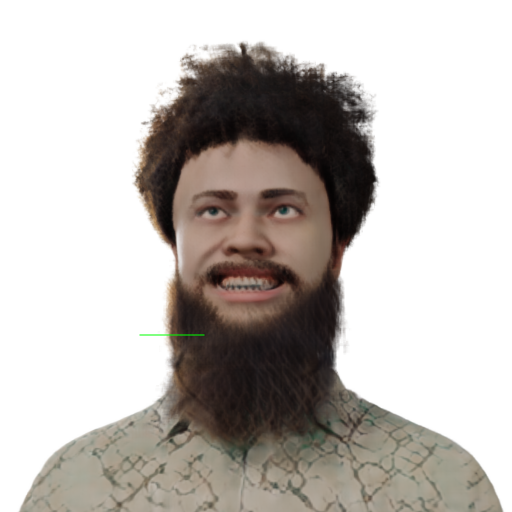
#> input picture texture_sticking_129.png, 1024 x 1024 px, given in place of ngp_ep0000_0000_rgb.png, which was not available (shown at 1/2 size)
$ python show_texture_sticking.py
#> lines starting #> are read from the running program, lines starting #| are printed output that depends on the picture; after the words box and inside, x2 and y2 are one past the last pixel; in counts of white or black regions, pixels touching at a corner belong together
import imageio
import numpy as np
import os
from PIL import Image
from skimage.transform import resize

# [8 lines of commented-out code are left out]
files = [f'/root/blob2/utils/Rodin/output_0305/3d_consistency_ours_Render/Albert_Chait_WTVNL/restore/ngp_ep0000_{i:04}_rgb.png' for i in range(360)]
# files = [f'/root/blob2/utils/Rodin/output_0305/3d_consistency_gt_Render/Albert_Chait_WTVNL/restore/ngp_ep0000_{i:04}_rgb.png' for i in range(360)]


# files = [f'epigraf_epi/seed-0013-{i:04d}.png' for i in range(128)]
# files = [f'gmpi_epi/0002_{i:04d}.png' for i in range(128)]
pos = [512-64, 96]
# pos = [512-64-50, 256]
pos = [512-64, 680]
pos = [256-32, 16]  # eg3d 5 0
pos = [256-32-48, 160]  # eg3d 5 1
pos = [256-32-32, 32]  # eg3d 2 0
pos = [256-32-48, 145]  # eg3d 2 1


pos = [280, 670] # w, h

size = 128 # 64

result = np.zeros((360, size, 3), dtype=np.uint8)

# [13 lines of commented-out code are left out]

for i, filename in enumerate(files):
    img = imageio.imread(filename)
#> img is the input picture: shape (1024, 1024, 3); mean R, G, B 191.9, 186.8, 182.7
    img = Image.fromarray(img).resize((1024, 1024))
    img = np.array(img)
    result[i, :] = img[pos[1], pos[0]:pos[0]+size]
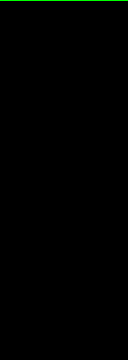
#> result: shape (360, 128, 3); mean R, G, B 0, 0.7, 0
    if i in (0, 129, 259):
        img[pos[1]-1:pos[1]+1, pos[0]-1:pos[0]+size+1] = [0, 255, 0]
        imageio.imsave(f'texture_sticking_{i}.png', img)
#> pass 2 of the loop `for i, filename in enumerate(files):`:
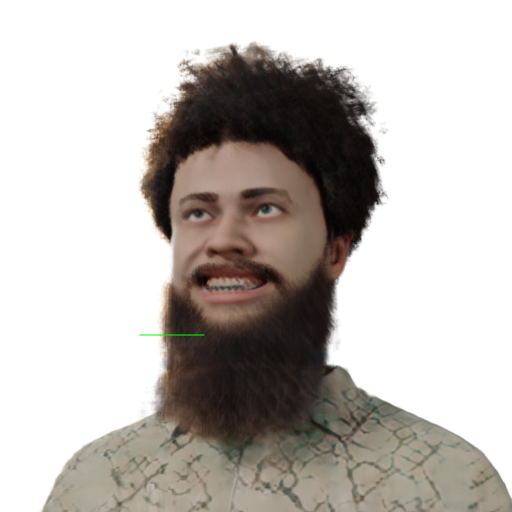
#> input picture texture_sticking_259.png, 1024 x 1024 px, given in place of ngp_ep0000_0001_rgb.png, which was not available (shown at 1/2 size)
#> img is the input picture: shape (1024, 1024, 3); mean R, G, B 190.8, 185.7, 181.6
#> `result[i, :] = img[pos[1], pos[0]:pos[0]+size]`:
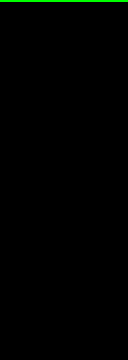
#> result: shape (360, 128, 3); 0.28% of pixels changed, all inside (x1, y1, x2, y2) = (0, 1, 128, 2)
#> (the run stopped early here; a loop or call above may not have finished)
